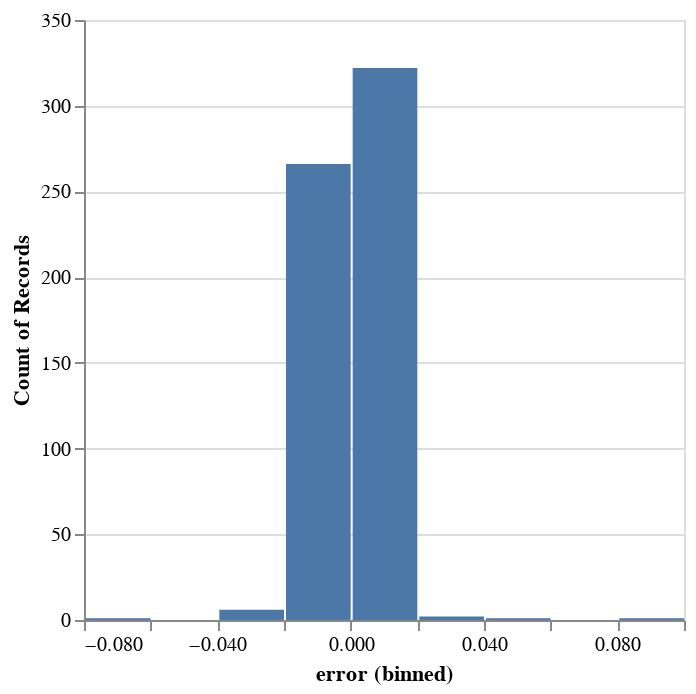

Notebook source saved alongside this figure:
### Code cell
# distribution of end-of-season errors
alt.Chart(
    data.with_columns(pred=rf.oob_prediction_).with_columns(
        error=pl.col("pred") - pl.col("t=0")
    )
).mark_bar().encode(alt.X("error", bin=True), alt.Y("count()"))

### Figure 1 — Vega-Lite specification as saved in the notebook (floating-point values rounded to 4 significant figures; data arrays with more than 128 entries replaced by an {"elided": "..."} marker saying what was removed)
{"config": {"view": {"continuousWidth": 300, "continuousHeight": 300}}, "data": {"name": "data-63e1a358ac0c4da6ae886e366b1cbb0d"}, "mark": {"type": "bar"}, "encoding": {"x": {"bin": true, "field": "error", "type": "quantitative"}, "y": {"aggregate": "count", "type": "quantitative"}}, "$schema": "https://vega.github.io/schema/vega-lite/v5.20.1.json", "datasets": {"data-63e1a358ac0c4da6ae886e366b1cbb0d": {"elided": "599 records"}}}
